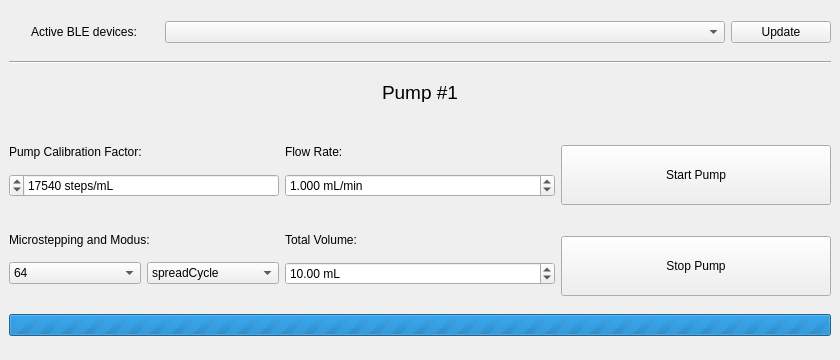
<?xml version="1.0" encoding="UTF-8"?>
<ui version="4.0">
 <class>main</class>
 <widget class="QMainWindow" name="main">
  <property name="geometry">
   <rect>
    <x>0</x>
    <y>0</y>
    <width>840</width>
    <height>360</height>
   </rect>
  </property>
  <property name="windowTitle">
   <string>Peristaltic pump controller</string>
  </property>
  <property name="animated">
   <bool>true</bool>
  </property>
  <property name="tabShape">
   <enum>QTabWidget::Rounded</enum>
  </property>
  <property name="dockOptions">
   <set>QMainWindow::AllowTabbedDocks|QMainWindow::AnimatedDocks</set>
  </property>
  <property name="unifiedTitleAndToolBarOnMac">
   <bool>false</bool>
  </property>
  <widget class="QWidget" name="centralwidget">
   <layout class="QVBoxLayout" name="verticalLayout">
    <property name="bottomMargin">
     <number>12</number>
    </property>
    <item>
     <layout class="QHBoxLayout" name="horizontalLayout">
      <item>
       <widget class="QLabel" name="label_4">
        <property name="sizePolicy">
         <sizepolicy hsizetype="Preferred" vsizetype="Preferred">
          <horstretch>0</horstretch>
          <verstretch>0</verstretch>
         </sizepolicy>
        </property>
        <property name="maximumSize">
         <size>
          <width>150</width>
          <height>16777215</height>
         </size>
        </property>
        <property name="text">
         <string>Active BLE devices:</string>
        </property>
        <property name="alignment">
         <set>Qt::AlignCenter</set>
        </property>
       </widget>
      </item>
      <item>
       <widget class="QComboBox" name="comboBox_ports"/>
      </item>
      <item>
       <widget class="QPushButton" name="pushButton_update">
        <property name="maximumSize">
         <size>
          <width>100</width>
          <height>16777215</height>
         </size>
        </property>
        <property name="text">
         <string>Update</string>
        </property>
       </widget>
      </item>
     </layout>
    </item>
    <item>
     <widget class="Line" name="line">
      <property name="orientation">
       <enum>Qt::Horizontal</enum>
      </property>
     </widget>
    </item>
    <item>
     <widget class="QLabel" name="label">
      <property name="minimumSize">
       <size>
        <width>0</width>
        <height>0</height>
       </size>
      </property>
      <property name="maximumSize">
       <size>
        <width>16777215</width>
        <height>20</height>
       </size>
      </property>
      <property name="font">
       <font>
        <pointsize>14</pointsize>
        <weight>50</weight>
        <bold>false</bold>
       </font>
      </property>
      <property name="text">
       <string>Pump #1</string>
      </property>
      <property name="alignment">
       <set>Qt::AlignCenter</set>
      </property>
     </widget>
    </item>
    <item>
     <layout class="QHBoxLayout" name="horizontalLayout_2">
      <item>
       <layout class="QVBoxLayout" name="verticalLayout_5">
        <item>
         <spacer name="verticalSpacer_5">
          <property name="orientation">
           <enum>Qt::Vertical</enum>
          </property>
          <property name="sizeType">
           <enum>QSizePolicy::Fixed</enum>
          </property>
          <property name="sizeHint" stdset="0">
           <size>
            <width>20</width>
            <height>5</height>
           </size>
          </property>
         </spacer>
        </item>
        <item>
         <widget class="QLabel" name="label_5">
          <property name="enabled">
           <bool>true</bool>
          </property>
          <property name="minimumSize">
           <size>
            <width>0</width>
            <height>25</height>
           </size>
          </property>
          <property name="maximumSize">
           <size>
            <width>16777215</width>
            <height>25</height>
           </size>
          </property>
          <property name="text">
           <string>Pump Calibration Factor:</string>
          </property>
          <property name="alignment">
           <set>Qt::AlignBottom|Qt::AlignLeading|Qt::AlignLeft</set>
          </property>
         </widget>
        </item>
        <item>
         <widget class="QSpinBox" name="spinBox_calibration">
          <property name="layoutDirection">
           <enum>Qt::RightToLeft</enum>
          </property>
          <property name="wrapping">
           <bool>false</bool>
          </property>
          <property name="alignment">
           <set>Qt::AlignLeading|Qt::AlignLeft|Qt::AlignVCenter</set>
          </property>
          <property name="suffix">
           <string> steps/mL</string>
          </property>
          <property name="minimum">
           <number>1000</number>
          </property>
          <property name="maximum">
           <number>50000</number>
          </property>
          <property name="singleStep">
           <number>10</number>
          </property>
          <property name="value">
           <number>17540</number>
          </property>
         </widget>
        </item>
        <item>
         <spacer name="verticalSpacer_6">
          <property name="orientation">
           <enum>Qt::Vertical</enum>
          </property>
          <property name="sizeType">
           <enum>QSizePolicy::Fixed</enum>
          </property>
          <property name="sizeHint" stdset="0">
           <size>
            <width>20</width>
            <height>10</height>
           </size>
          </property>
         </spacer>
        </item>
        <item>
         <widget class="QLabel" name="label_6">
          <property name="minimumSize">
           <size>
            <width>0</width>
            <height>25</height>
           </size>
          </property>
          <property name="maximumSize">
           <size>
            <width>16777215</width>
            <height>25</height>
           </size>
          </property>
          <property name="text">
           <string>Microstepping and Modus:</string>
          </property>
          <property name="alignment">
           <set>Qt::AlignBottom|Qt::AlignLeading|Qt::AlignLeft</set>
          </property>
         </widget>
        </item>
        <item>
         <layout class="QHBoxLayout" name="horizontalLayout_5">
          <item>
           <widget class="QComboBox" name="comboBox_microstepping">
            <item>
             <property name="text">
              <string>64</string>
             </property>
            </item>
            <item>
             <property name="text">
              <string>32</string>
             </property>
            </item>
            <item>
             <property name="text">
              <string>16</string>
             </property>
            </item>
            <item>
             <property name="text">
              <string>8</string>
             </property>
            </item>
           </widget>
          </item>
          <item>
           <widget class="QComboBox" name="comboBox_modus">
            <item>
             <property name="text">
              <string>spreadCycle</string>
             </property>
            </item>
            <item>
             <property name="text">
              <string>stealthChop</string>
             </property>
            </item>
           </widget>
          </item>
         </layout>
        </item>
       </layout>
      </item>
      <item>
       <layout class="QVBoxLayout" name="verticalLayout_2">
        <item>
         <spacer name="verticalSpacer_4">
          <property name="orientation">
           <enum>Qt::Vertical</enum>
          </property>
          <property name="sizeType">
           <enum>QSizePolicy::Fixed</enum>
          </property>
          <property name="sizeHint" stdset="0">
           <size>
            <width>20</width>
            <height>5</height>
           </size>
          </property>
         </spacer>
        </item>
        <item>
         <widget class="QLabel" name="label_3">
          <property name="minimumSize">
           <size>
            <width>0</width>
            <height>25</height>
           </size>
          </property>
          <property name="maximumSize">
           <size>
            <width>16777215</width>
            <height>25</height>
           </size>
          </property>
          <property name="text">
           <string>Flow Rate:</string>
          </property>
          <property name="alignment">
           <set>Qt::AlignBottom|Qt::AlignLeading|Qt::AlignLeft</set>
          </property>
         </widget>
        </item>
        <item>
         <widget class="QDoubleSpinBox" name="doubleSpinBox_flowrate">
          <property name="suffix">
           <string> mL/min</string>
          </property>
          <property name="decimals">
           <number>3</number>
          </property>
          <property name="minimum">
           <double>0.000000000000000</double>
          </property>
          <property name="maximum">
           <double>30.000000000000000</double>
          </property>
          <property name="singleStep">
           <double>0.010000000000000</double>
          </property>
          <property name="value">
           <double>1.000000000000000</double>
          </property>
         </widget>
        </item>
        <item>
         <spacer name="verticalSpacer_3">
          <property name="orientation">
           <enum>Qt::Vertical</enum>
          </property>
          <property name="sizeType">
           <enum>QSizePolicy::Fixed</enum>
          </property>
          <property name="sizeHint" stdset="0">
           <size>
            <width>20</width>
            <height>10</height>
           </size>
          </property>
         </spacer>
        </item>
        <item>
         <widget class="QLabel" name="label_2">
          <property name="maximumSize">
           <size>
            <width>16777215</width>
            <height>25</height>
           </size>
          </property>
          <property name="text">
           <string>Total Volume:</string>
          </property>
          <property name="alignment">
           <set>Qt::AlignBottom|Qt::AlignLeading|Qt::AlignLeft</set>
          </property>
         </widget>
        </item>
        <item>
         <widget class="QDoubleSpinBox" name="doubleSpinBox_volume">
          <property name="suffix">
           <string> mL</string>
          </property>
          <property name="maximum">
           <double>999.990000000000009</double>
          </property>
          <property name="singleStep">
           <double>0.500000000000000</double>
          </property>
          <property name="value">
           <double>10.000000000000000</double>
          </property>
         </widget>
        </item>
       </layout>
      </item>
      <item>
       <layout class="QVBoxLayout" name="verticalLayout_3">
        <item>
         <spacer name="verticalSpacer">
          <property name="orientation">
           <enum>Qt::Vertical</enum>
          </property>
          <property name="sizeType">
           <enum>QSizePolicy::Fixed</enum>
          </property>
          <property name="sizeHint" stdset="0">
           <size>
            <width>20</width>
            <height>25</height>
           </size>
          </property>
         </spacer>
        </item>
        <item>
         <widget class="QPushButton" name="pushButton_start">
          <property name="minimumSize">
           <size>
            <width>0</width>
            <height>60</height>
           </size>
          </property>
          <property name="text">
           <string>Start Pump</string>
          </property>
         </widget>
        </item>
        <item>
         <spacer name="verticalSpacer_2">
          <property name="orientation">
           <enum>Qt::Vertical</enum>
          </property>
          <property name="sizeType">
           <enum>QSizePolicy::Fixed</enum>
          </property>
          <property name="sizeHint" stdset="0">
           <size>
            <width>20</width>
            <height>25</height>
           </size>
          </property>
         </spacer>
        </item>
        <item>
         <widget class="QPushButton" name="pushButton_stop">
          <property name="minimumSize">
           <size>
            <width>0</width>
            <height>60</height>
           </size>
          </property>
          <property name="text">
           <string>Stop Pump</string>
          </property>
         </widget>
        </item>
       </layout>
      </item>
     </layout>
    </item>
    <item>
     <layout class="QVBoxLayout" name="verticalLayout_4" stretch="0">
      <property name="sizeConstraint">
       <enum>QLayout::SetDefaultConstraint</enum>
      </property>
      <item>
       <widget class="QProgressBar" name="progressBar">
        <property name="maximum">
         <number>0</number>
        </property>
        <property name="value">
         <number>0</number>
        </property>
        <property name="alignment">
         <set>Qt::AlignBottom|Qt::AlignHCenter</set>
        </property>
        <property name="orientation">
         <enum>Qt::Horizontal</enum>
        </property>
        <property name="invertedAppearance">
         <bool>false</bool>
        </property>
        <property name="textDirection">
         <enum>QProgressBar::BottomToTop</enum>
        </property>
        <property name="format">
         <string>%v / %m x 10 µL</string>
        </property>
       </widget>
      </item>
     </layout>
    </item>
   </layout>
  </widget>
 </widget>
 <resources/>
 <connections/>
</ui>
